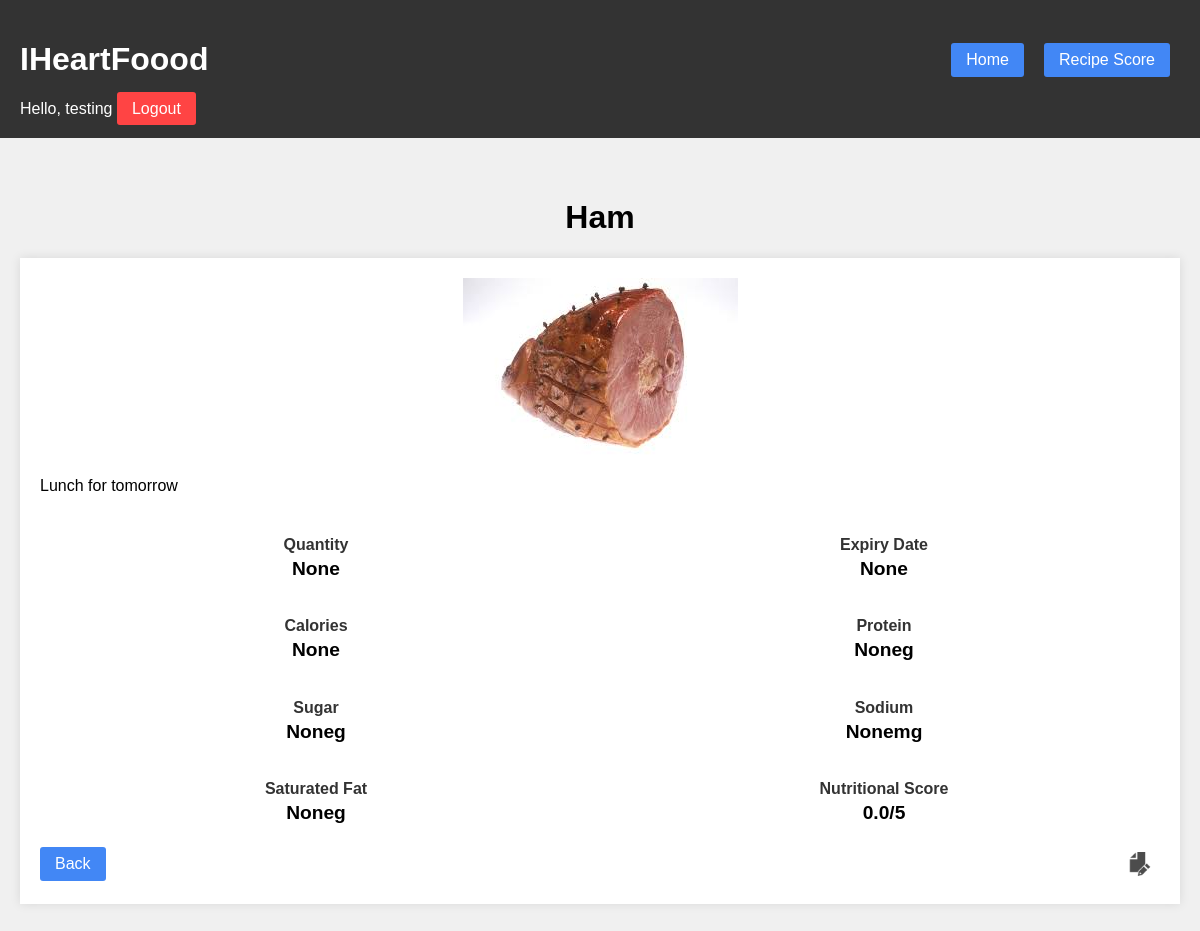
Before: /entry/23 (signed in) with the older database file.
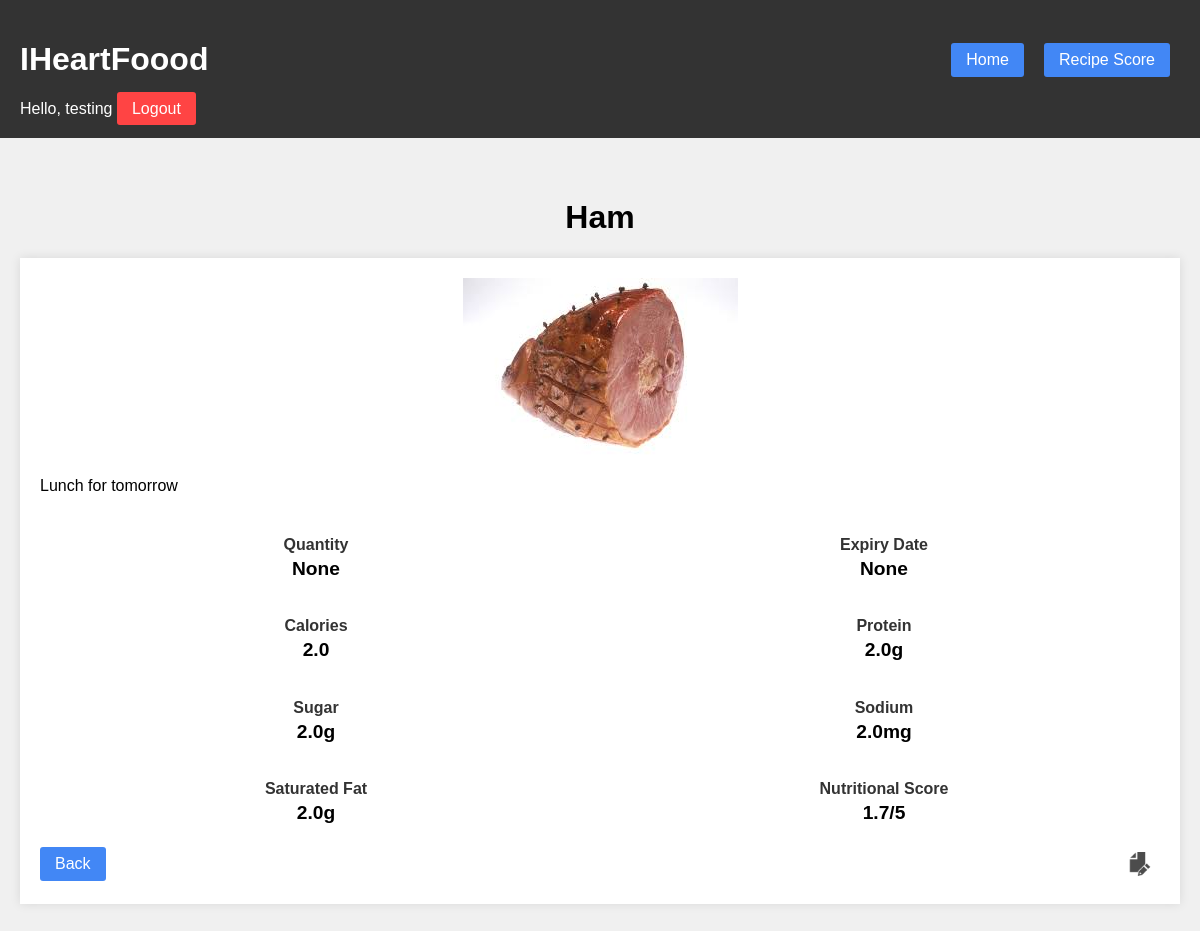
After: the same page with the newer database file.
### tables this page shows
CREATE TABLE entries (
    id INTEGER PRIMARY KEY AUTOINCREMENT,
    user_id INTEGER NOT NULL,
    title TEXT NOT NULL,
    description TEXT,
    quantity REAL,
    unit TEXT,
    expiry_date TEXT,
    calories REAL,
    protein REAL,
    sugar REAL,
    sodium REAL,
    saturated_fat REAL,
    nutrition_score REAL,
    image_path TEXT NOT NULL,
    created_at TIMESTAMP DEFAULT CURRENT_TIMESTAMP,
    FOREIGN KEY (user_id) REFERENCES users(id)
);

### app.py (the view)
@app.route('/entry/<int:entry_id>')
def entry_detail(entry_id):
    if 'user_id' not in session:
        return redirect(url_for('login'))
    db = get_db()
    entry = db.execute(
        'SELECT * FROM entries WHERE id = ? AND user_id = ?',
        (entry_id, session['user_id'])
    ).fetchone()
    if entry:
        return render_template('details.html', entry=entry)
    else:
        flash("Ingredient entry not found!", "error")
        return redirect(url_for('index'))

### app.py (called while the page is built)
def get_db():
    db = sqlite3.connect('database/photo_journal.db')
    db.row_factory = sqlite3.Row
    return db

### templates/details.html (shortened to what this page needs)
{% extends "base.html" %}
{% block content %}
{% if session['user_id'] %}
<h1 class="centered">{{ entry.title }}</h1>
<div class="entry">
    <div id="display-{{ entry.id }}">
        <img src="{{ url_for('static', filename=entry.image_path) }}" alt="{{ entry.title }}">
        <p>{{ entry.description }}</p>
        <div class="stats-grid">
            <div class="stat-block">
                <h4>Quantity</h4>
                <p>{{ entry.quantity }}</p>
            </div>
            <div class="stat-block">
                <h4>Expiry Date</h4>
                <p>{{ entry.expiry_date }}</p>
            </div>
            <div class="stat-block">
                <h4>Calories</h4>
                <p>{{ entry.calories }}</p>
            </div>
            <div class="stat-block">
                <h4>Protein</h4>
                <p>{{ entry.protein }}g</p>
            </div>
            <div class="stat-block">
                <h4>Sugar</h4>
                <p>{{ entry.sugar }}g</p>
            </div>
            <div class="stat-block">
                <h4>Sodium</h4>
                <p>{{ entry.sodium }}mg</p>
            </div>
            <div class="stat-block">
                <h4>Saturated Fat</h4>
                <p>{{ entry.saturated_fat }}g</p>
            </div>
            <div class="stat-block">
                <h4>Nutritional Score</h4>
                <p>{{ entry.nutrition_score }}/5</p>
            </div>
        </div>
        <div class="entry-footer">
            <a href="{{ url_for('index') }}" class="nav-button">Back</a>
            <button class="icon-button" onclick="showEditForm('{{ entry.id }}')" title="Edit entry">
                <img src="{{ url_for('static', filename='icons/icon-edit-64x64.png') }}" alt="Edit" class="icon">
            </button>
        </div>
    </div>
</div>
{% endif %}
{% endblock %}

### templates/base.html (shortened to what this page needs)
<!DOCTYPE html>
<html lang="en" >
<head>
    <link rel="stylesheet" href="{{url_for('static', filename='css/style.css') }}">
</head>
<body>
<div class="header">
    <div class="header-top">
        <h1>IHeartFoood</h1>
        <div class="nav-links">
            <a href="{{ url_for('index') }}" class="nav-button">Home</a>
            <a href="{{ url_for('building') }}" class="nav-button">Recipe Score</a>
        </div>
    </div>
    {% if session.user_id %}
    <div>
        Hello, {{session.username}}
        <a href="{{url_for('logout') }}" class="logout-button">Logout</a>
    </div>
    {% endif %}
</div>
        <div class="main">
        {% block content %}{% endblock %}
        </div>
</body>
</html>

### static/css/style.css (style rules this page uses)
body { margin: 0; padding: 0; font-family: Arial; background-color: #f0f0f0; }
.header { background-color: #333; color: white; padding: 20px; margin-bottom: 20px; }
.header-top { display: flex; justify-content: space-between; align-items: center; }
.nav-links { display: flex; gap: 10px; }
.nav-button { background-color: #4287f5; color: white; text-decoration: none; padding: 8px 15px; border-radius: 3px; margin-right: 10px; }
.logout-button { background-color: #ff4444; color: white; text-decoration: none; padding: 8px 15px; border-radius: 3px; }
.main { width: 1200px; max-width:1200px; margin: 0 auto; padding: 20px; }
* { box-sizing: border-box; }
input, textarea, button { width: 100%; margin-bottom: 10px; padding: 5px; }
button { background-color: #4287f5; color: white; padding: 10px; border: none; margin-top: 10px; }
.entry { background-color: white; padding: 20px; margin-bottom: 20px; box-shadow: 0 0 10px rgba(0, 0, 0, 0.1); display: flex; flex-direction: column; justify-content: space-between; }
.entry img { max-width: 100%; max-height: 400px; object-fit: contain; display: block; margin: 0 auto; }
.entry-footer { display: flex; justify-content: space-between; align-items: center; margin-top: 10px; }
.icon-button { background: none; border: none; padding: 0; margin: 0; width: 40px; height: 40px; display: flex; align-items: center; justify-content: center; cursor: pointer; }
.icon { width: 24px; height: 24px; opacity: 0.7; }
.centered { text-align: center; }
.stats-grid { display: grid; grid-template-columns: repeat(2, 1fr); gap: 16px; margin: 20px 0; text-align: center; }
.stat-block h4 { margin-bottom: 4px; color: #333; }
.stat-block p { font-size: 1.2em; font-weight: bold; margin: 0; }

Changed rows visible on the page:
changed entries "Ham": calories (not shown) → "2.0"; protein (not shown) → "2.0"; sugar (not shown) → "2.0"; sodium (not shown) → "2.0"; saturated_fat (not shown) → "2.0"; nutrition_score "0.0" → "1.7"
Other visible differences:
{{ entry.calories }}: "None" → (not shown)
{{ entry.protein }}: "None" → (not shown)
{{ entry.sugar }}: "None" → (not shown)
{{ entry.sodium }}: "None" → (not shown)
{{ entry.saturated_fat }}: "None" → (not shown)
